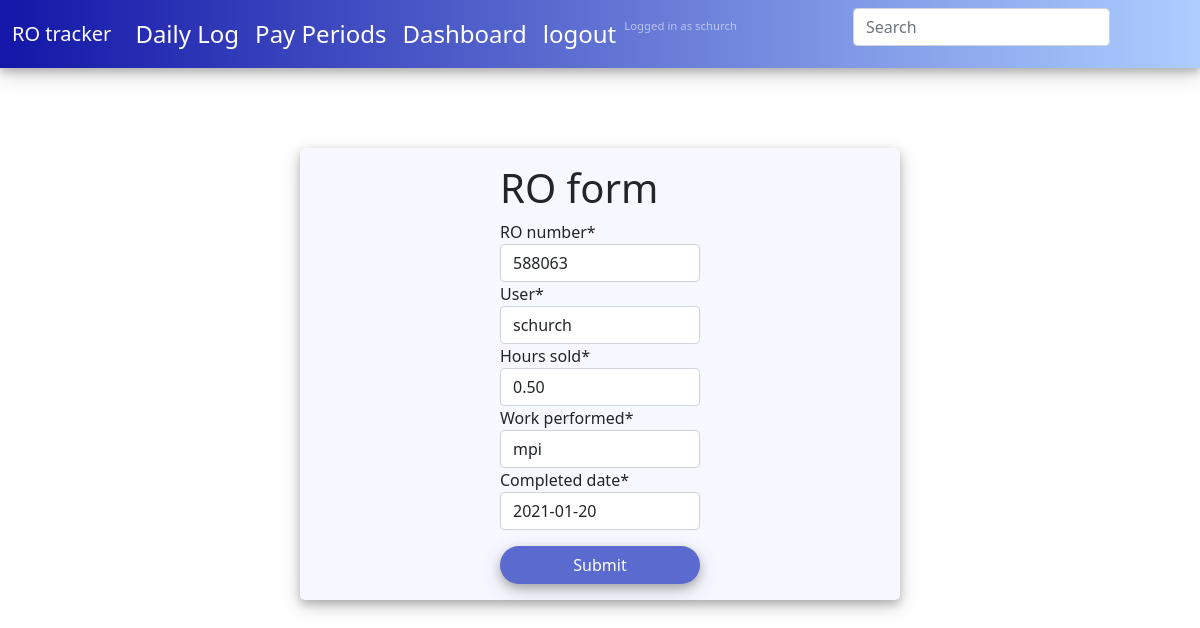
The app's page /update/2/ (signed in) with its own data.
### RO_log/models.py (models this page shows, shortened)
class RO(models.Model):
    RO_number = models.IntegerField()
    user = models.ForeignKey(User,on_delete = models.CASCADE,null=True)
    hours_sold = models.DecimalField(max_digits=5,decimal_places=2)
    work_performed = models.CharField(max_length=200)
    completed_date = models.DateField(default=timezone.now())
    pay_period = models.ForeignKey(PayPeriod,on_delete=models.RESTRICT,null=True)
    class Meta:
        ordering = ['-completed_date']
    objects = models.Manager() # The default manager.
    daily_objects = RODailyManager()
    monthly_objects = ROMonthlyManager()

### RO_log/views.py (the view, shortened to what this page needs)
# urls.py: path('update/<int:pk>/', views.ROUpdate.as_view(), name='update'),
class ROUpdate(LoginRequiredMixin,UpdateView):
    model = RO
    fields = ['RO_number','user','hours_sold','work_performed','completed_date']

### RO_log/templates/RO_log/RO_form.html (shortened to what this page needs)
<!DOCTYPE html>
{% extends 'RO_log/Base.html' %}
{% load crispy_forms_tags %}
{% block content %}
<div class="Roform">
  <div class="d-flex justify-content-center">
      <div class="col-4">
        <form method="POST" class="post-form">
          <h1>RO form</h1>
          {{form|crispy}}
          <div class="d-grid gap-2 mt-3">
            <button type="submit" class="btn rounded-pill">Submit</button>
          </div>
        </form>
      </div>
  </div>
</div>
{% endblock %}

### RO_log/templates/RO_log/Base.html (shortened to what this page needs)
<!DOCTYPE html>
{% load static %}
<html lang="en" dir="ltr">
  <head>
    <link href="https://cdn.jsdelivr.net/npm/bootstrap@5.0.0-beta1/dist/css/bootstrap.min.css" rel="stylesheet">
<link rel="stylesheet" href="https://cdn.jsdelivr.net/npm/bootstrap-icons@1.3.0/font/bootstrap-icons.css">
<link rel="stylesheet" href="{% static 'RO_log/main.css' %}">
  </head>
<body>
  {% block navblock %}
<div class="navigation">
    <nav class="navbar navbar-expand-lg navbar-dark fs-4">
      <div class="container-fluid">
        <a class="navbar-brand" href="#">RO tracker</a>
        <div class="collapse navbar-collapse" id="navbarNavAltMarkup">
          <div class="navbar-nav">
            <a class="nav-link active" href="{% url 'RO_log:archive_day' %}">Daily Log</a>
            <a class="nav-link active" href="{% url 'RO_log:payperiod-list' %}">Pay Periods</a>
            <a class="nav-link active" href="{% url 'RO_log:dashboard' %}">Dashboard</a>
            <a class="nav-link active" href="{% url 'RO_log:logout' %}">logout</a>
            <span class="navbar-text">
              <small>Logged in as {{request.user.username}}</small>
            </span>
            <form class="d-flex ms-3 h-50" action="{% url 'RO_log:report' %}" method="get">
              <input id='nav-search' class="form-control me-2" type="search" name="q"placeholder="Search" aria-label="Search">
            </form>
          </div>
        </div>
      </div>
    </nav>
</div>
{% endblock %}
{% block content %}
{% endblock %}
  </body>
</html>

### RO_log/static/RO_log/main.css (style rules this page uses)
.Roform { width: 50%; margin-top:5rem; margin-left: 25%; margin-right: 25%; padding-top: 1rem; padding-bottom: 1rem; background-color: #0000ff08; border-radius: .3rem; box-shadow:0 4px 8px 0 rgba(0, 0, 0, 0.2), 0 6px 20px 0 rgba(0, 0, 0, 0.19); }
.navigation { background-image: linear-gradient(to left, rgb(0 102 255 / 32%), rgb(19 22 167)); box-shadow:0 4px 8px 0 rgba(0, 0, 0, 0.2), 0 6px 20px 0 rgba(0, 0, 0, 0.19); }
#nav-search { margin-left: 100px; }
.btn { background-color: #5a6acf; color:white; box-shadow:0 4px 8px 0 rgba(0, 0, 0, 0.2), 0 6px 20px 0 rgba(0, 0, 0, 0.19); }
.navbar-text { font-size: small; color: red; }

### records on screen
RO: RO_number "588063", user "schurch", hours_sold "0.50", work_performed "mpi", completed_date "2021-01-20"

### other values on screen
{{ request.user.username }} "schurch"
